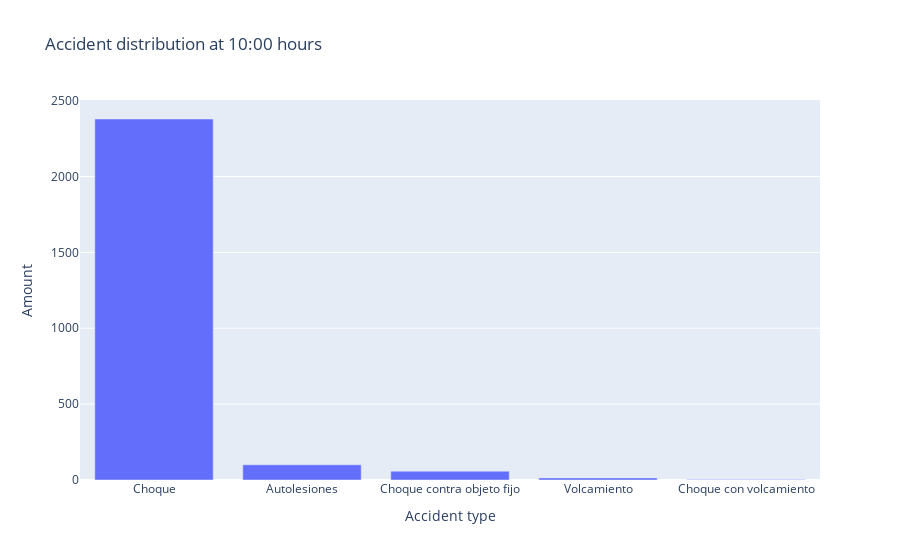

Write notebook code for a chart like this one.
### Code cell
import pandas as pd
import geopandas as gpd
import plotly.express as px
from sklearn.cluster import DBSCAN 
from math import radians

class Insights:
    
    def __init__(self):
        self.incidents = None
        self.incidents_implicated = None
        self.siniestros = None
        self.gdf = None
        
        self.cargarDatasets()
        self.inicializarDatasets()
        self.procesarDatasets()
        self.cargarPoligonos()
        
    def cargarDatasets(self):
        self.incidents = pd.read_csv("../0_datasets/processed/incidents.csv.gz", parse_dates=["incident_time"])
        self.incidents_implicated = pd.read_csv("../0_datasets/processed/incidents_implicated.csv.gz")
        
    def inicializarDatasets(self):
        self.siniestros = self.incidents[self.incidents["class"] == "Siniestro"]        
        self.siniestros= self.siniestros.merge(self.incidents_implicated,
                                            how="left", left_on="id",
                                            right_on="incident_id").drop(columns=["id_y", "incident_id"])\
                                                                   .rename(columns={"id_x":"id"})\
                                                                   .drop_duplicates(subset="id")\
                                                                   .sort_values("incident_time")
    def cargarPoligonos(self):
        self.pol = gpd.read_file("../0_datasets/processed/poligonos_bog.geojson")
        
    
    def procesarDatasets(self):
        self.siniestros["incident_day"] = self.siniestros.loc[:, "incident_time"].dt.to_period("d").dt.to_timestamp()
        self.siniestros["hour"] = self.siniestros["incident_time"].dt.hour
                
    #1. El mayor tipo de accidente
    def mayor_tipo_accidente(self):
        data = self.siniestros["type"].value_counts()    
        insights = []

        insights.append("The incident type with the most amount of cases is "+str(data.index[0])+" with a total of "+str(data[0]))        
        grafico = px.bar(data, x=data.index, y=data, title="Biggest incident types",labels={'index':'Incident type','y':'Value'})
        return data, grafico, insights
    
    #2. Las localidades con mayor cantidad de accidentes
    def cantidad_accidentes_por_localidad(self):        
        data = self.siniestros["location"].value_counts().reset_index().rename(columns={"index":"localidad", "location": "num_siniestros"}).drop(19)
        pol_copy = self.pol
        data_chlo = pol_copy.merge(data,how="left", on="localidad").set_index("localidad")

        grafico = px.choropleth_mapbox(data_chlo,
                                geojson=data_chlo.geometry,
                                locations=data_chlo.index,
                                color="num_siniestros",
                                    center={'lat': 4.601981275958889, 'lon': -74.0767720598354},
                                mapbox_style="open-street-map",
                                color_continuous_scale=["green","red"],
                                zoom=10,
                                height=800
                                )

        insights=[]    
        insights.append("The location with more accidents is "+str(data.iloc[0][0])+" with a total amount of "+str(data.iloc[0][1])+" cases, followed by "+str(data.iloc[1][0])+" and "+str(data.iloc[2][0])+" with "+str(data.iloc[1][1])+" and "+str(data.iloc[2][1])+" cases respectively")    
        #grafico = px.bar(data, x="index", y="total", color="tipo", title="Deaths per accident",labels={'index':'# of deaths','total':'Value','tipo':'Category'})    
        return data, grafico, insights

    #3. Cantidad de accidentes con muertes
    def cantidad_accidentes_con_muertos(self):
        data_muertos = self.siniestros["dead_count"].value_counts().to_frame()
        data_muertos["tipo"],data_muertos["total"] = "Muertos",data_muertos["dead_count"]
        data = data_muertos
        del data["dead_count"]
        data.reset_index(inplace=True)    
        data = data[(data["index"] > 0)]
        insights=[]
        insights.append(str(data["total"].sum())+" people died because of the accidents")    
        grafico = px.bar(data, x="index", y="total", color="tipo", title="Deaths per accident",labels={'index':'# of deaths','total':'Value','tipo':'Category'})    
        return data, grafico, insights
    
    #4. Cantidad de accidentes con heridos
    def cantidad_accidentes_con_heridos(self):
        data_heridos = self.siniestros["injured_count"].value_counts().to_frame()
        data_heridos["tipo"],data_heridos["total"] = "Heridos",data_heridos["injured_count"]
        data = data_heridos
        del data["injured_count"]
        data.reset_index(inplace=True)    
        data = data[(data["index"] > 0)]
        insights=[]
        insights.append(str(data["total"].sum())+" people got injuries as result of the accidents")    
        grafico = px.bar(data, x="index", y="total", color="tipo", title="Injuries per accident",labels={'index':'# of injuries','total':'Value','tipo':'Category'})    

        return data, grafico, insights
    
    #5. Vehiculos con mayor presencia en accidentes
    def accidentes_por_tipo_vehiculo(self):
        data = self.siniestros["implicated_type"].value_counts()
        insights=[]    
        insights.append("The type of vehicle with the most amount of accidents is "+str(data.index[0])+", followed by "+str(data.index[1])+" and "+str(data.index[2])+", with a total amount of "+str(data.values[0])+", "+str(data.values[1])+" and "+str(data.values[2])+" cases respectively.")
        grafico = px.bar(data, x=data.index, y=data,labels={'index':'Type of vehicle','y':'Amount'}, title="Accidents per vehicle type")

        return data, grafico, insights
    
    #6. El mayor tipo de accidente por zona
    def tipo_accidentes_por_localidad(self):        
        data = self.siniestros[["type","location"]].value_counts().reset_index().rename(columns={"index":"localidad", "location": "localidad","0":"total"})    
        data = data[data["localidad"] != "LOCATION MISSING"]
        data["total_accidentes"]=data[0]
        del data[0]

        data_final = pd.DataFrame(columns = ["localidad"])
        data.sort_values(by=['total_accidentes'],ascending=False,inplace=True)
        for localidad in data["localidad"].value_counts().index:        
            data_final = pd.concat([data_final,data[data["localidad"] == localidad].iloc[[0]]])

        pol_copy = self.pol
        data_chlo = pol_copy.merge(data_final,how="left", on="localidad").set_index("localidad")

        hover = [x for x in data_chlo["type"].value_counts().index]

        grafico = px.choropleth_mapbox(data_chlo,
                                geojson=data_chlo.geometry,
                                locations=data_chlo.index,
                                color="total_accidentes",
                                    center={'lat': 4.601981275958889, 'lon': -74.0767720598354},
                                mapbox_style="open-street-map",
                                hover_data=["type"],
                                color_continuous_scale=["green","red"],
                                zoom=10,
                                height=800
                                )
        insights=[]    
        insights.append("The location with more accidents is "+str(data_final.iloc[0][0])+" with a total amount of "+str(data_final.iloc[0][2])+" cases of type "+str(data_final.iloc[0][1])+", followed by "+str(data_final.iloc[1][0])+" with "+str(data_final.iloc[1][2])+" cases of type "+str(data_final.iloc[1][1]))    
        insights.append("The location with less accidents is "+str(data_final.iloc[-1][0])+" with a total amount of "+str(data_final.iloc[-1][2])+" cases of type "+str(data_final.iloc[-1][1]))    
        return data_final, grafico, insights
    
    #7. Zonas con mayor accidentalidad por hora
    def cantidad_accidentes_por_localidad_hora(self,hora):          
        data = self.siniestros[["location","hour"]].value_counts().reset_index().rename(columns={"index":"localidad", "location": "localidad","0":"total"})    
        data = data[data["localidad"] != "LOCATION MISSING"]
        data["total_accidentes"]=data[0]
        data = data[data["hour"] == hora]
        data.reset_index(inplace=True)
        del data[0],data["hour"],data["index"]

        pol_copy = self.pol
        data_chlo = pol_copy.merge(data,how="left", on="localidad").set_index("localidad")

        grafico = px.choropleth_mapbox(data_chlo,
                                geojson=data_chlo.geometry,
                                locations=data_chlo.index,
                                color="total_accidentes",
                                    center={'lat': 4.601981275958889, 'lon': -74.0767720598354},
                                mapbox_style="open-street-map",   
                                color_continuous_scale=["green","red"],                         
                                zoom=10,
                                height=800
                                )
        insights=[]    
        insights.append("The location with more accidents at * is "+str(data.iloc[0][0])+" with a total amount of "+str(data.iloc[0][1])+" cases")    
        insights.append("The location with less accidents at * is "+str(data.iloc[-1][0])+" with a total amount of "+str(data.iloc[-1][1])+" cases")    
        return data, grafico, insights
    
    #8. Distribución de prioridades en los accidentes
    def accidentes_por_prioridad(self):
        data = self.siniestros["priority"].value_counts()
        insights=[]   
        insights.append( "The most frequent priority for accidents is "+str(data.index[0])+", followed by "+str(data.index[1])+", with an amount of "+str(data.values[0])+" and "+str(data.values[1])+" cases each.")
        grafico = px.bar(data, x=data.index, y=data,labels={'index':'Priority','y':'Amount'}, title="Accidents per priority")

        return data, grafico, insights
    
    #9. El mayor tipo de accidente por hora
    def cantidad_accidentes_por_hora(self,hora):
        data = self.siniestros[["hour","type"]].value_counts().sort_values().sort_index(kind='mergesort')
        data = data.unstack(level=0).reset_index()[["type",hora]].fillna(0)    
        #print(data["type"].to_frame().index)
        data = pd.merge(data["type"], data[hora], right_index = True,left_index = True)
        data.rename(columns={hora: "Cantidad"},inplace=True)
        data.sort_values(by="Cantidad",ascending=False,inplace=True)

        horaEnTexto = ("0"+str(hora) if hora < 10 else str(hora))+":00"
        insights=[]

        insights.append("At "+horaEnTexto+" hours, the most frequent accidents are "+str(data.iloc[0][0])+" and "+str(data.iloc[1][0])+", with a total amout of "+str(data.iloc[0][1])+" and "+str(data.iloc[1][1])+" cases.")
        grafico = px.bar(data, x=data["type"], y=data["Cantidad"],labels={'type':'Accident type','Cantidad':'Amount'}, title="Accident distribution at "+horaEnTexto+" hours")

        return data, grafico, insights
    
    
    
        
        
"""        
insights = Insights()
lista = insights.cantidad_accidentes_por_hora(10)
print(lista[0])
print(lista[2])
lista[1].show()
"""

### Figure 1 — Plotly figure (JSON) as saved in the notebook; plotly's stock layout.template omitted (floating-point values rounded to 4 significant figures)
{"data": [{"alignmentgroup": "True", "hovertemplate": "Accident type=%{x}<br>Amount=%{y}<extra></extra>", "legendgroup": "", "marker": {"color": "#636efa", "pattern": {"shape": ""}}, "name": "", "offsetgroup": "", "orientation": "v", "showlegend": false, "textposition": "auto", "type": "bar", "x": ["Choque", "Autolesiones", "Choque contra objeto fijo", "Volcamiento", "Choque con volcamiento"], "xaxis": "x", "y": [2379, 100, 58, 14, 4], "yaxis": "y"}], "layout": {"autosize": true, "barmode": "relative", "legend": {"tracegroupgap": 0}, "title": {"text": "Accident distribution at 10:00 hours"}, "xaxis": {"anchor": "y", "autorange": true, "domain": [0, 1], "range": [-0.5, 4.5], "title": {"text": "Accident type"}, "type": "category"}, "yaxis": {"anchor": "x", "autorange": true, "domain": [0, 1], "range": [0, 2504.0], "title": {"text": "Amount"}, "type": "linear"}}}
